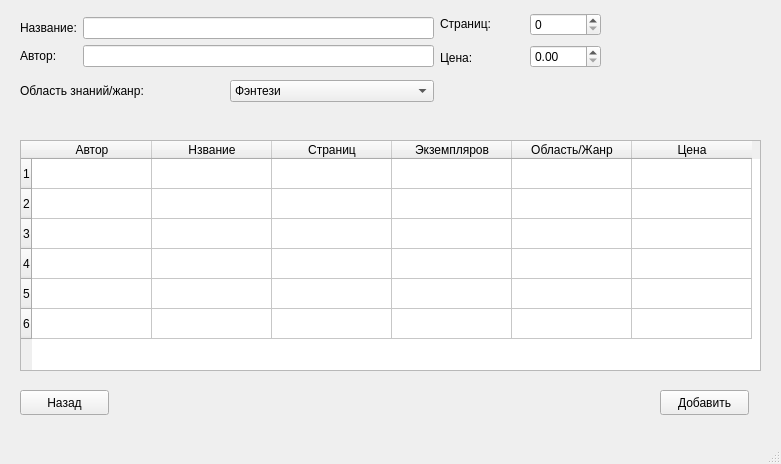
<?xml version="1.0" encoding="UTF-8"?>
<ui version="4.0">
 <class>MainWindow</class>
 <widget class="QMainWindow" name="MainWindow">
  <property name="geometry">
   <rect>
    <x>0</x>
    <y>0</y>
    <width>781</width>
    <height>464</height>
   </rect>
  </property>
  <property name="windowTitle">
   <string>Добвить книгу</string>
  </property>
  <widget class="QWidget" name="centralwidget">
   <widget class="QTableWidget" name="tableWidget">
    <property name="geometry">
     <rect>
      <x>20</x>
      <y>140</y>
      <width>741</width>
      <height>231</height>
     </rect>
    </property>
    <property name="dragEnabled">
     <bool>true</bool>
    </property>
    <property name="rowCount">
     <number>6</number>
    </property>
    <property name="columnCount">
     <number>6</number>
    </property>
    <attribute name="horizontalHeaderCascadingSectionResizes">
     <bool>true</bool>
    </attribute>
    <attribute name="horizontalHeaderDefaultSectionSize">
     <number>120</number>
    </attribute>
    <row/>
    <row/>
    <row/>
    <row/>
    <row/>
    <row/>
    <column>
     <property name="text">
      <string>Автор</string>
     </property>
    </column>
    <column>
     <property name="text">
      <string>Нзвание</string>
     </property>
    </column>
    <column>
     <property name="text">
      <string>Страниц</string>
     </property>
    </column>
    <column>
     <property name="text">
      <string>Экземпляров</string>
     </property>
    </column>
    <column>
     <property name="text">
      <string>Область/Жанр</string>
     </property>
    </column>
    <column>
     <property name="text">
      <string>Цена</string>
     </property>
    </column>
   </widget>
   <widget class="QPushButton" name="pushButton">
    <property name="geometry">
     <rect>
      <x>20</x>
      <y>390</y>
      <width>89</width>
      <height>25</height>
     </rect>
    </property>
    <property name="text">
     <string>Назад</string>
    </property>
   </widget>
   <widget class="QPushButton" name="pushButton_2">
    <property name="geometry">
     <rect>
      <x>660</x>
      <y>390</y>
      <width>89</width>
      <height>25</height>
     </rect>
    </property>
    <property name="text">
     <string>Добавить</string>
    </property>
   </widget>
   <widget class="QWidget" name="layoutWidget">
    <property name="geometry">
     <rect>
      <x>440</x>
      <y>10</y>
      <width>71</width>
      <height>61</height>
     </rect>
    </property>
    <layout class="QVBoxLayout" name="verticalLayout">
     <item>
      <widget class="QLabel" name="label_4">
       <property name="text">
        <string>Страниц:</string>
       </property>
      </widget>
     </item>
     <item>
      <widget class="QLabel" name="label_5">
       <property name="text">
        <string>Цена:</string>
       </property>
      </widget>
     </item>
    </layout>
   </widget>
   <widget class="QWidget" name="layoutWidget">
    <property name="geometry">
     <rect>
      <x>530</x>
      <y>10</y>
      <width>71</width>
      <height>61</height>
     </rect>
    </property>
    <layout class="QVBoxLayout" name="verticalLayout_2">
     <item>
      <widget class="QSpinBox" name="spinBox"/>
     </item>
     <item>
      <widget class="QDoubleSpinBox" name="doubleSpinBox"/>
     </item>
    </layout>
   </widget>
   <widget class="QWidget" name="layoutWidget">
    <property name="geometry">
     <rect>
      <x>20</x>
      <y>10</y>
      <width>414</width>
      <height>101</height>
     </rect>
    </property>
    <layout class="QGridLayout" name="gridLayout">
     <item row="0" column="1">
      <layout class="QVBoxLayout" name="verticalLayout_4">
       <item>
        <widget class="QLineEdit" name="lineEdit"/>
       </item>
       <item>
        <widget class="QLineEdit" name="lineEdit_2"/>
       </item>
      </layout>
     </item>
     <item row="0" column="0">
      <layout class="QVBoxLayout" name="verticalLayout_3">
       <item>
        <widget class="QLabel" name="label">
         <property name="text">
          <string>Название:</string>
         </property>
        </widget>
       </item>
       <item>
        <widget class="QLabel" name="label_2">
         <property name="text">
          <string>Автор:</string>
         </property>
        </widget>
       </item>
      </layout>
     </item>
     <item row="1" column="0" colspan="2">
      <layout class="QHBoxLayout" name="horizontalLayout">
       <item>
        <widget class="QLabel" name="label_3">
         <property name="text">
          <string>Область знаний/жанр:</string>
         </property>
        </widget>
       </item>
       <item>
        <widget class="QComboBox" name="comboBox">
         <property name="frame">
          <bool>true</bool>
         </property>
         <item>
          <property name="text">
           <string>Фэнтези</string>
          </property>
         </item>
         <item>
          <property name="text">
           <string>Научная фантастика</string>
          </property>
         </item>
        </widget>
       </item>
      </layout>
     </item>
    </layout>
   </widget>
  </widget>
  <widget class="QMenuBar" name="menubar">
   <property name="geometry">
    <rect>
     <x>0</x>
     <y>0</y>
     <width>781</width>
     <height>22</height>
    </rect>
   </property>
  </widget>
  <widget class="QStatusBar" name="statusbar"/>
 </widget>
 <resources/>
 <connections/>
</ui>
